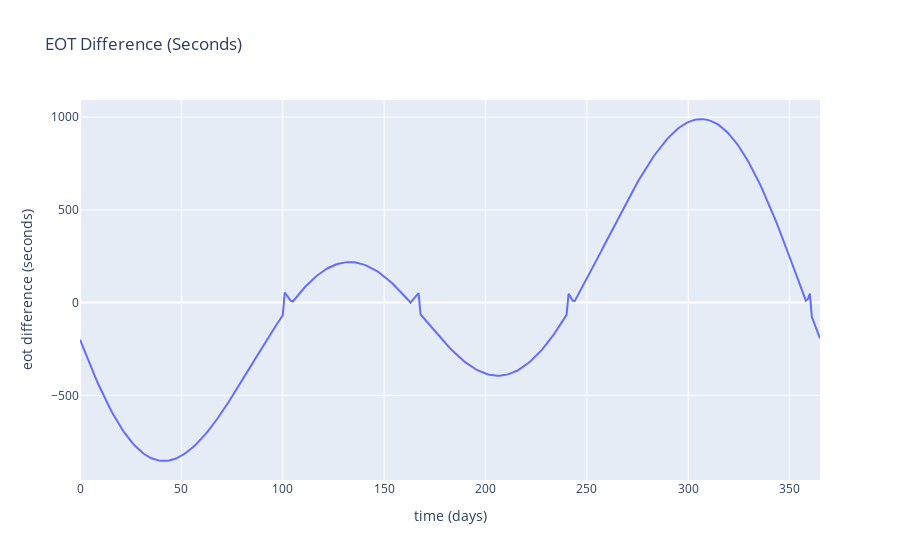

Notebook code for this chart:
### Code cell
# Discontinuity in a signal
eot_data = np.genfromtxt("data/ppowers_discontinuity.csv", skip_header=1, delimiter=',')
eot_data = eot_data[:,1]
time_range = (np.arange(0, len(eot_data)))
eot_df = pd.DataFrame({'time (days)': time_range, 'eot difference (seconds)': eot_data})
eot_df.head(102)

# Plot data
import plotly.express as px
import plotly.io as pio
pio.renderers.default = 'jupyterlab'

fig = px.line(data_frame=eot_df, x="time (days)", y="eot difference (seconds)",
              title="EOT Difference (Seconds)")
fig.show()

### Figure 1 — Plotly figure (JSON) as saved in the notebook; plotly's stock layout.template omitted (floating-point values rounded to 4 significant figures; data arrays with more than 128 entries replaced by an {"elided": "..."} marker saying what was removed)
{"data": [{"hovertemplate": "time (days)=%{x}<br>eot difference (seconds)=%{y}<extra></extra>", "legendgroup": "", "line": {"color": "#636efa", "dash": "solid"}, "marker": {"symbol": "circle"}, "mode": "lines", "name": "", "orientation": "v", "showlegend": false, "type": "scatter", "x": {"elided": "366 int values"}, "xaxis": "x", "y": {"elided": "366 int values"}, "yaxis": "y"}], "layout": {"autosize": true, "legend": {"tracegroupgap": 0}, "title": {"text": "EOT Difference (Seconds)"}, "xaxis": {"anchor": "y", "autorange": true, "domain": [0, 1], "range": [0, 365], "title": {"text": "time (days)"}, "type": "linear"}, "yaxis": {"anchor": "x", "autorange": true, "domain": [0, 1], "range": [-956.4, 1092.0], "title": {"text": "eot difference (seconds)"}, "type": "linear"}}}
